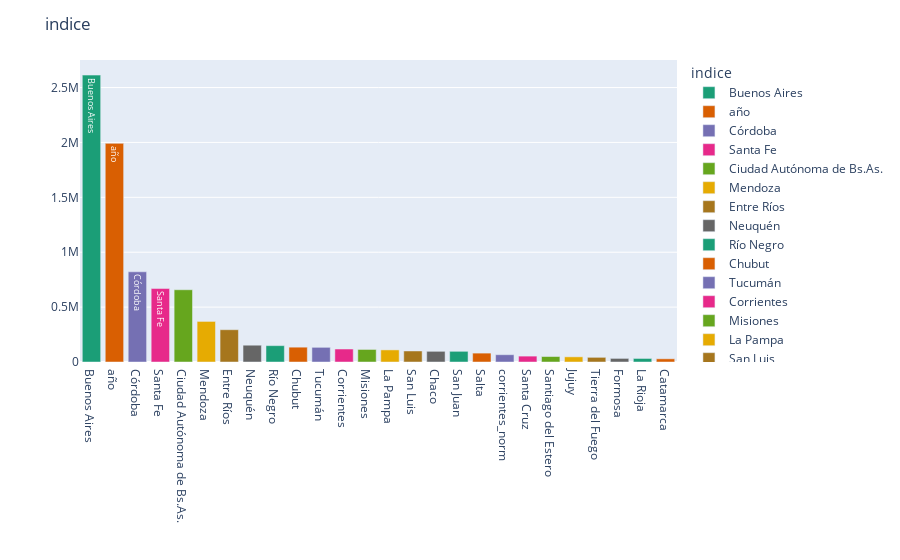

The notebook cell this image was saved under:
### Code cell
def plot_hbar(df, col, n):
    fig = px.bar(df, 
                 x=col, y="n", 
                 text=col, orientation='v', width=700,  color='indice',
                 color_discrete_sequence = px.colors.qualitative.Dark2)
    fig.update_layout(title=col, xaxis_title="", yaxis_title="", 
                      yaxis_categoryorder = 'total ascending',
                      uniformtext_minsize=8, uniformtext_mode='hide')
    fig.show()
    
plot_hbar(df_group, 'indice', 15)

### Figure 1 — Plotly figure (JSON) as saved in the notebook; plotly's stock layout.template omitted (floating-point values rounded to 4 significant figures)
{"data": [{"alignmentgroup": "True", "hovertemplate": "indice=%{text}<br>n=%{y}<extra></extra>", "legendgroup": "Buenos Aires", "marker": {"color": "rgb(27,158,119)"}, "name": "Buenos Aires", "offsetgroup": "Buenos Aires", "orientation": "v", "showlegend": true, "text": ["Buenos Aires"], "textposition": "auto", "type": "bar", "x": ["Buenos Aires"], "xaxis": "x", "y": [2613343], "yaxis": "y"}, {"alignmentgroup": "True", "hovertemplate": "indice=%{text}<br>n=%{y}<extra></extra>", "legendgroup": "año", "marker": {"color": "rgb(217,95,2)"}, "name": "año", "offsetgroup": "año", "orientation": "v", "showlegend": true, "text": ["año"], "textposition": "auto", "type": "bar", "x": ["año"], "xaxis": "x", "y": [1991454], "yaxis": "y"}, {"alignmentgroup": "True", "hovertemplate": "indice=%{text}<br>n=%{y}<extra></extra>", "legendgroup": "Córdoba", "marker": {"color": "rgb(117,112,179)"}, "name": "Córdoba", "offsetgroup": "Córdoba", "orientation": "v", "showlegend": true, "text": ["Córdoba"], "textposition": "auto", "type": "bar", "x": ["Córdoba"], "xaxis": "x", "y": [821752], "yaxis": "y"}, {"alignmentgroup": "True", "hovertemplate": "indice=%{text}<br>n=%{y}<extra></extra>", "legendgroup": "Santa Fe", "marker": {"color": "rgb(231,41,138)"}, "name": "Santa Fe", "offsetgroup": "Santa Fe", "orientation": "v", "showlegend": true, "text": ["Santa Fe"], "textposition": "auto", "type": "bar", "x": ["Santa Fe"], "xaxis": "x", "y": [669126], "yaxis": "y"}, {"alignmentgroup": "True", "hovertemplate": "indice=%{text}<br>n=%{y}<extra></extra>", "legendgroup": "Ciudad Autónoma de Bs.As.", "marker": {"color": "rgb(102,166,30)"}, "name": "Ciudad Autónoma de Bs.As.", "offsetgroup": "Ciudad Autónoma de Bs.As.", "orientation": "v", "showlegend": true, "text": ["Ciudad Autónoma de Bs.As."], "textposition": "auto", "type": "bar", "x": ["Ciudad Autónoma de Bs.As."], "xaxis": "x", "y": [658095], "yaxis": "y"}, {"alignmentgroup": "True", "hovertemplate": "indice=%{text}<br>n=%{y}<extra></extra>", "legendgroup": "Mendoza", "marker": {"color": "rgb(230,171,2)"}, "name": "Mendoza", "offsetgroup": "Mendoza", "orientation": "v", "showlegend": true, "text": ["Mendoza"], "textposition": "auto", "type": "bar", "x": ["Mendoza"], "xaxis": "x", "y": [369664], "yaxis": "y"}, {"alignmentgroup": "True", "hovertemplate": "indice=%{text}<br>n=%{y}<extra></extra>", "legendgroup": "Entre Ríos", "marker": {"color": "rgb(166,118,29)"}, "name": "Entre Ríos", "offsetgroup": "Entre Ríos", "orientation": "v", "showlegend": true, "text": ["Entre Ríos"], "textposition": "auto", "type": "bar", "x": ["Entre Ríos"], "xaxis": "x", "y": [294156], "yaxis": "y"}, {"alignmentgroup": "True", "hovertemplate": "indice=%{text}<br>n=%{y}<extra></extra>", "legendgroup": "Neuquén", "marker": {"color": "rgb(102,102,102)"}, "name": "Neuquén", "offsetgroup": "Neuquén", "orientation": "v", "showlegend": true, "text": ["Neuquén"], "textposition": "auto", "type": "bar", "x": ["Neuquén"], "xaxis": "x", "y": [152980], "yaxis": "y"}, {"alignmentgroup": "True", "hovertemplate": "indice=%{text}<br>n=%{y}<extra></extra>", "legendgroup": "Río Negro", "marker": {"color": "rgb(27,158,119)"}, "name": "Río Negro", "offsetgroup": "Río Negro", "orientation": "v", "showlegend": true, "text": ["Río Negro"], "textposition": "auto", "type": "bar", "x": ["Río Negro"], "xaxis": "x", "y": [148955], "yaxis": "y"}, {"alignmentgroup": "True", "hovertemplate": "indice=%{text}<br>n=%{y}<extra></extra>", "legendgroup": "Chubut", "marker": {"color": "rgb(217,95,2)"}, "name": "Chubut", "offsetgroup": "Chubut", "orientation": "v", "showlegend": true, "text": ["Chubut"], "textposition": "auto", "type": "bar", "x": ["Chubut"], "xaxis": "x", "y": [134988], "yaxis": "y"}, {"alignmentgroup": "True", "hovertemplate": "indice=%{text}<br>n=%{y}<extra></extra>", "legendgroup": "Tucumán", "marker": {"color": "rgb(117,112,179)"}, "name": "Tucumán", "offsetgroup": "Tucumán", "orientation": "v", "showlegend": true, "text": ["Tucumán"], "textposition": "auto", "type": "bar", "x": ["Tucumán"], "xaxis": "x", "y": [133530], "yaxis": "y"}, {"alignmentgroup": "True", "hovertemplate": "indice=%{text}<br>n=%{y}<extra></extra>", "legendgroup": "Corrientes", "marker": {"color": "rgb(231,41,138)"}, "name": "Corrientes", "offsetgroup": "Corrientes", "orientation": "v", "showlegend": true, "text": ["Corrientes"], "textposition": "auto", "type": "bar", "x": ["Corrientes"], "xaxis": "x", "y": [118214], "yaxis": "y"}, {"alignmentgroup": "True", "hovertemplate": "indice=%{text}<br>n=%{y}<extra></extra>", "legendgroup": "Misiones", "marker": {"color": "rgb(102,166,30)"}, "name": "Misiones", "offsetgroup": "Misiones", "orientation": "v", "showlegend": true, "text": ["Misiones"], "textposition": "auto", "type": "bar", "x": ["Misiones"], "xaxis": "x", "y": [114188], "yaxis": "y"}, {"alignmentgroup": "True", "hovertemplate": "indice=%{text}<br>n=%{y}<extra></extra>", "legendgroup": "La Pampa", "marker": {"color": "rgb(230,171,2)"}, "name": "La Pampa", "offsetgroup": "La Pampa", "orientation": "v", "showlegend": true, "text": ["La Pampa"], "textposition": "auto", "type": "bar", "x": ["La Pampa"], "xaxis": "x", "y": [110225], "yaxis": "y"}, {"alignmentgroup": "True", "hovertemplate": "indice=%{text}<br>n=%{y}<extra></extra>", "legendgroup": "San Luis", "marker": {"color": "rgb(166,118,29)"}, "name": "San Luis", "offsetgroup": "San Luis", "orientation": "v", "showlegend": true, "text": ["San Luis"], "textposition": "auto", "type": "bar", "x": ["San Luis"], "xaxis": "x", "y": [100335], "yaxis": "y"}, {"alignmentgroup": "True", "hovertemplate": "indice=%{text}<br>n=%{y}<extra></extra>", "legendgroup": "Chaco", "marker": {"color": "rgb(102,102,102)"}, "name": "Chaco", "offsetgroup": "Chaco", "orientation": "v", "showlegend": true, "text": ["Chaco"], "textposition": "auto", "type": "bar", "x": ["Chaco"], "xaxis": "x", "y": [97306], "yaxis": "y"}, {"alignmentgroup": "True", "hovertemplate": "indice=%{text}<br>n=%{y}<extra></extra>", "legendgroup": "San Juan", "marker": {"color": "rgb(27,158,119)"}, "name": "San Juan", "offsetgroup": "San Juan", "orientation": "v", "showlegend": true, "text": ["San Juan"], "textposition": "auto", "type": "bar", "x": ["San Juan"], "xaxis": "x", "y": [97280], "yaxis": "y"}, {"alignmentgroup": "True", "hovertemplate": "indice=%{text}<br>n=%{y}<extra></extra>", "legendgroup": "Salta", "marker": {"color": "rgb(217,95,2)"}, "name": "Salta", "offsetgroup": "Salta", "orientation": "v", "showlegend": true, "text": ["Salta"], "textposition": "auto", "type": "bar", "x": ["Salta"], "xaxis": "x", "y": [81008], "yaxis": "y"}, {"alignmentgroup": "True", "hovertemplate": "indice=%{text}<br>n=%{y}<extra></extra>", "legendgroup": "corrientes_norm", "marker": {"color": "rgb(117,112,179)"}, "name": "corrientes_norm", "offsetgroup": "corrientes_norm", "orientation": "v", "showlegend": true, "text": ["corrientes_norm"], "textposition": "auto", "type": "bar", "x": ["corrientes_norm"], "xaxis": "x", "y": [66410.0], "yaxis": "y"}, {"alignmentgroup": "True", "hovertemplate": "indice=%{text}<br>n=%{y}<extra></extra>", "legendgroup": "Santa Cruz", "marker": {"color": "rgb(231,41,138)"}, "name": "Santa Cruz", "offsetgroup": "Santa Cruz", "orientation": "v", "showlegend": true, "text": ["Santa Cruz"], "textposition": "auto", "type": "bar", "x": ["Santa Cruz"], "xaxis": "x", "y": [53659], "yaxis": "y"}, {"alignmentgroup": "True", "hovertemplate": "indice=%{text}<br>n=%{y}<extra></extra>", "legendgroup": "Santiago del Estero", "marker": {"color": "rgb(102,166,30)"}, "name": "Santiago del Estero", "offsetgroup": "Santiago del Estero", "orientation": "v", "showlegend": true, "text": ["Santiago del Estero"], "textposition": "auto", "type": "bar", "x": ["Santiago del Estero"], "xaxis": "x", "y": [49781], "yaxis": "y"}, {"alignmentgroup": "True", "hovertemplate": "indice=%{text}<br>n=%{y}<extra></extra>", "legendgroup": "Jujuy", "marker": {"color": "rgb(230,171,2)"}, "name": "Jujuy", "offsetgroup": "Jujuy", "orientation": "v", "showlegend": true, "text": ["Jujuy"], "textposition": "auto", "type": "bar", "x": ["Jujuy"], "xaxis": "x", "y": [47130], "yaxis": "y"}, {"alignmentgroup": "True", "hovertemplate": "indice=%{text}<br>n=%{y}<extra></extra>", "legendgroup": "Tierra del Fuego", "marker": {"color": "rgb(166,118,29)"}, "name": "Tierra del Fuego", "offsetgroup": "Tierra del Fuego", "orientation": "v", "showlegend": true, "text": ["Tierra del Fuego"], "textposition": "auto", "type": "bar", "x": ["Tierra del Fuego"], "xaxis": "x", "y": [42421], "yaxis": "y"}, {"alignmentgroup": "True", "hovertemplate": "indice=%{text}<br>n=%{y}<extra></extra>", "legendgroup": "Formosa", "marker": {"color": "rgb(102,102,102)"}, "name": "Formosa", "offsetgroup": "Formosa", "orientation": "v", "showlegend": true, "text": ["Formosa"], "textposition": "auto", "type": "bar", "x": ["Formosa"], "xaxis": "x", "y": [32778], "yaxis": "y"}, {"alignmentgroup": "True", "hovertemplate": "indice=%{text}<br>n=%{y}<extra></extra>", "legendgroup": "La Rioja", "marker": {"color": "rgb(27,158,119)"}, "name": "La Rioja", "offsetgroup": "La Rioja", "orientation": "v", "showlegend": true, "text": ["La Rioja"], "textposition": "auto", "type": "bar", "x": ["La Rioja"], "xaxis": "x", "y": [32253], "yaxis": "y"}, {"alignmentgroup": "True", "hovertemplate": "indice=%{text}<br>n=%{y}<extra></extra>", "legendgroup": "Catamarca", "marker": {"color": "rgb(217,95,2)"}, "name": "Catamarca", "offsetgroup": "Catamarca", "orientation": "v", "showlegend": true, "text": ["Catamarca"], "textposition": "auto", "type": "bar", "x": ["Catamarca"], "xaxis": "x", "y": [29166], "yaxis": "y"}], "layout": {"autosize": true, "barmode": "relative", "legend": {"title": {"text": "indice"}, "tracegroupgap": 0}, "margin": {"t": 60}, "title": {"text": "indice"}, "uniformtext": {"minsize": 8, "mode": "hide"}, "xaxis": {"anchor": "y", "autorange": true, "categoryarray": ["Buenos Aires", "año", "Córdoba", "Santa Fe", "Ciudad Autónoma de Bs.As.", "Mendoza", "Entre Ríos", "Neuquén", "Río Negro", "Chubut", "Tucumán", "Corrientes", "Misiones", "La Pampa", "San Luis", "Chaco", "San Juan", "Salta", "corrientes_norm", "Santa Cruz", "Santiago del Estero", "Jujuy", "Tierra del Fuego", "Formosa", "La Rioja", "Catamarca"], "categoryorder": "array", "domain": [0, 1], "range": [-0.5, 25.5], "title": {"text": ""}, "type": "category"}, "yaxis": {"anchor": "x", "autorange": true, "categoryorder": "total ascending", "domain": [0, 1], "range": [0, 2751000.0], "title": {"text": ""}, "type": "linear"}}}
